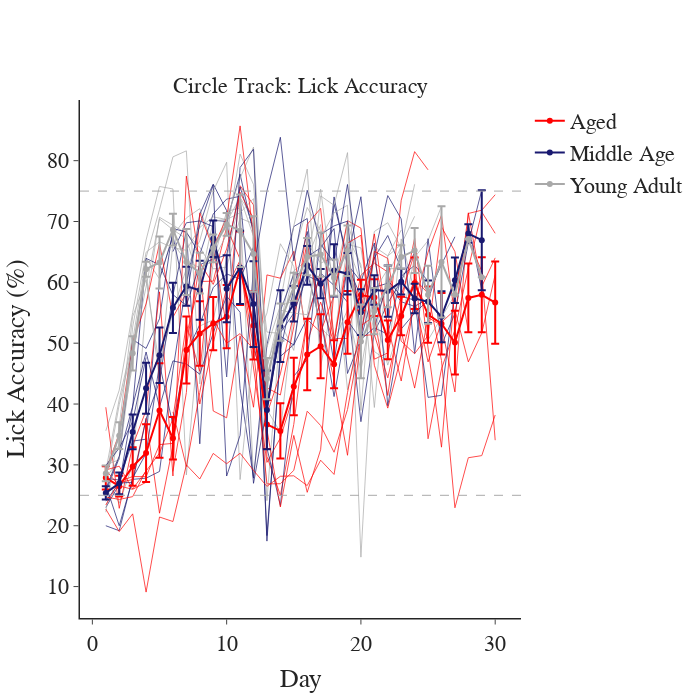

Notebook code cell kept with this figure:
### Code cell
lick_df = pd.DataFrame()
for mouse in np.unique(mouse_id):
    lick_data = ctb.get_lick_accuracy(combined, mouse)
    lick_df = pd.concat([lick_df, lick_data], ignore_index=True)
lick_df = set_groups(lick_df)
## Lick accuracy plot
fig = pf.plot_behavior_across_days(lick_df, x_var='day', y_var='percent_correct', groupby_var=['day', 'group'], plot_transitions=None,
                                   marker_color=group_colors, avg_color='darkgrey', plot_datapoints=True,
                                   x_title='Day', y_title='Lick Accuracy (%)', titles=['Circle Track: Lick Accuracy'], height=700, width=700)
fig.show()
# fig.write_image(pjoin(fig_path, 'lick_accuracy.png'))
lick_df.mixed_anova(dv='percent_correct', subject='mouse', within='day', between='group')

### Figure 1 — Plotly figure (JSON) as saved in the notebook; plotly's stock layout.template omitted (floating-point values rounded to 4 significant figures)
{"data": [{"line": {"color": "darkgrey", "width": 1}, "mode": "lines", "name": "mca24", "opacity": 0.7, "showlegend": false, "type": "scatter", "x": [1, 2, 3, 4, 5, 6, 7, 8, 9, 10, 11, 12, 13, 14, 15, 16, 17, 18, 19, 20, 21, 22, 23], "y": [28.68, 33.48, 46.63, 64.08, 71.94, 80.62, 81.62, 43.3, 63.39, 71.67, 72.22, 28.12, 46.25, 53.45, 48.81, 66.45, 63.16, 64.12, 42.34, 52.2, 68.36, 69.8, 65.64]}, {"line": {"color": "darkgrey", "width": 1}, "mode": "lines", "name": "mca25", "opacity": 0.7, "showlegend": false, "type": "scatter", "x": [1, 2, 3, 4, 5, 6, 7, 8, 9, 10, 11, 12, 13, 14, 15, 16, 17, 18, 19, 20], "y": [35.6, 42.29, 55.03, 66.95, 75.76, 75.35, 28.35, 52.82, 53.85, 63.77, 73.91, 70.65, 24.12, 52.68, 64.47, 72.31, 68.42, 60.49, 69.85, 62.38]}, {"line": {"color": "darkgrey", "width": 1}, "mode": "lines", "name": "mca26", "opacity": 0.7, "showlegend": false, "type": "scatter", "x": [1, 2, 3, 4, 5, 6, 7, 8, 9, 10, 11, 12, 13, 14, 15, 16, 17, 18, 19, 20, 21, 22, 23, 24], "y": [27.82, 23.7, 30, 56.34, 70.69, 69.4, 68.09, 65.75, 62.22, 62.5, 70.56, 69.64, 51.83, 51.6, 61.9, 63.64, 75.31, 58.18, 66.23, 65.67, 51.25, 61.25, 65.87, 76.12]}, {"line": {"color": "darkgrey", "width": 1}, "mode": "lines", "name": "mca27", "opacity": 0.7, "showlegend": false, "type": "scatter", "x": [1, 2, 3, 4, 5, 6, 7, 8, 9, 10, 11, 12, 13, 14, 15, 16, 17, 18, 19, 20, 21, 22, 23, 24, 25], "y": [28.96, 40.78, 50.37, 63.96, 60.55, 67.78, 70.59, 72.12, 65.94, 69.92, 73.95, 67.55, 39.11, 35.34, 55.28, 63.83, 69.5, 50.51, 66.14, 60, 48.64, 47.06, 67.14, 58.39, 56.57]}, {"line": {"color": "midnightblue", "width": 1}, "mode": "lines", "name": "mca28", "opacity": 0.7, "showlegend": false, "type": "scatter", "x": [1, 2, 3, 4, 5, 6, 7, 8, 9, 10, 11, 12, 13, 14, 15, 16, 17, 18, 19, 20, 21, 22, 23], "y": [25.61, 31.11, 50.61, 49.14, 54.02, 68.84, 68.28, 64.62, 71.24, 73.68, 74.15, 50, 39.27, 55.31, 61.33, 61.63, 53.26, 74.04, 62.75, 57.67, 64.04, 67.7, 62.21]}, {"line": {"color": "midnightblue", "width": 1}, "mode": "lines", "name": "mca29", "opacity": 0.7, "showlegend": false, "type": "scatter", "x": [1, 2, 3, 4, 5, 6, 7, 8, 9, 10, 11, 12, 13, 14, 15, 16, 17, 18, 19, 20, 21, 22, 23, 24, 25, 26], "y": [20, 19.18, 27.84, 31.88, 46.58, 36.54, 48.43, 53.06, 59.13, 61.38, 60.56, 65.81, 40.38, 51.15, 49.7, 64.2, 65.67, 68.83, 45.03, 50.69, 59.2, 59.85, 56.82, 56.04, 57.32, 53.89]}, {"line": {"color": "midnightblue", "width": 1}, "mode": "lines", "name": "mca30", "opacity": 0.7, "showlegend": false, "type": "scatter", "x": [1, 2, 3, 4, 5, 6, 7, 8, 9, 10, 11, 12, 13, 14, 15, 16, 17, 18, 19, 20, 21, 22, 23, 24, 25, 26, 27], "y": [23, 26.78, 39.49, 63.95, 62.88, 57.89, 68.46, 33.46, 70.21, 70, 77.78, 68.02, 18.38, 47.83, 49.76, 54.12, 61.54, 59.49, 56.73, 37.1, 51.72, 56.59, 60.23, 64.95, 57.98, 62.91, 67.48]}, {"line": {"color": "midnightblue", "width": 1}, "mode": "lines", "name": "mca31", "opacity": 0.7, "showlegend": false, "type": "scatter", "x": [1, 2, 3, 4, 5, 6, 7, 8, 9, 10, 11, 12, 13, 14, 15, 16, 17, 18, 19, 20, 21, 22, 23, 24, 25], "y": [27.78, 27.51, 33.91, 34.22, 60.56, 67.59, 57.14, 71.2, 76.15, 71.79, 42.56, 27.82, 49.64, 60.43, 69.17, 70.49, 49.43, 72.89, 64.05, 74.07, 52.54, 51.46, 61.02, 62.79, 60.2]}, {"line": {"color": "red", "width": 1}, "mode": "lines", "name": "mca32", "opacity": 0.7, "showlegend": false, "type": "scatter", "x": [1, 2, 3, 4, 5, 6, 7, 8, 9, 10, 11, 12, 13, 14, 15, 16, 17, 18, 19, 20, 21, 22, 23, 24, 25], "y": [39.47, 22.86, 33.17, 38.96, 58.44, 28.18, 77.46, 63.07, 38.86, 37.74, 51.22, 39.47, 61.22, 60.68, 65.09, 50.19, 56.76, 50, 64.36, 55.38, 67.96, 52.38, 73.49, 81.48, 78.49]}, {"line": {"color": "red", "width": 1}, "mode": "lines", "name": "mca33", "opacity": 0.7, "showlegend": false, "type": "scatter", "x": [1, 2, 3, 4, 5, 6, 7, 8, 9, 10, 11, 12, 13, 14, 15, 16, 17, 18, 19, 20, 21, 22, 23, 24, 25, 26, 27, 28, 29, 30], "y": [29.17, 26.53, 25.98, 27.14, null, 28.93, 41.87, 71.43, 65.52, 52.7, 75.89, 72.73, 31.4, 25, 36.67, 53.91, 51.81, 57.85, 70.15, 68.91, 47.37, 48.4, 57.82, 64.82, 34.29, 45.78, 52.17, 62.31, 71.56, 68.06]}, {"line": {"color": "red", "width": 1}, "mode": "lines", "name": "mca34", "opacity": 0.7, "showlegend": false, "type": "scatter", "x": [1, 2, 3, 4, 5, 6, 7, 8, 9, 10, 11, 12, 13, 14, 15, 16, 17, 18, 19, 20, 21, 22, 23, 24, 25, 26, 27, 28, 29, 30], "y": [29.05, 35.16, 50.29, 56.46, 66.4, 54.27, 58.28, 40, 50, 59.09, 63.64, 45.92, 30.41, 34.43, 41.52, 53.81, 61.63, 50.26, 63.12, 54.79, 64.14, 52.87, 43.78, 57.23, 46.92, 53.42, 55.48, 46.93, 51.68, 61.27]}, {"line": {"color": "red", "width": 1}, "mode": "lines", "name": "mca35", "opacity": 0.7, "showlegend": false, "type": "scatter", "x": [1, 2, 3, 4, 5, 6, 7, 8, 9, 10, 11, 12, 13, 14, 15, 16, 17, 18, 19, 20, 21, 22, 23, 24, 25, 26, 27, 28, 29, 30], "y": [25.27, 27.07, 27.61, 37.65, 22.06, 33.12, 51.26, 60.14, 60.19, 69.06, 63.79, 49.08, 42.67, 41.49, 52.7, 69.54, 72.15, 50.78, 50.79, 61.17, 63.16, 61.71, 52, 42.62, 54.21, 52.94, 41.98, 71.43, 59.32, 64.03]}, {"line": {"color": "darkgrey", "width": 1}, "mode": "lines", "name": "mca36", "opacity": 0.7, "showlegend": false, "type": "scatter", "x": [1, 2, 3, 4, 5, 6, 7, 8, 9, 10, 11, 12, 13, 14, 15, 16, 17, 18, 19, 20, 21, 22, 23], "y": [22.22, 36.36, 54.37, 60.42, 46.24, 55.28, 62.26, 66.86, 75, 79.74, 27.59, 49.28, 54.95, 66.35, 62.62, 51.72, 74.21, 72.66, 81.33, 38.94, 65.86, 64.36, 68.6]}, {"line": {"color": "darkgrey", "width": 1}, "mode": "lines", "name": "mca37", "opacity": 0.7, "showlegend": false, "type": "scatter", "x": [1, 2, 3, 4, 5, 6, 7, 8, 9, 10, 11, 12, 13, 14, 15, 16, 17, 18, 19, 20, 21, 22, 23, 24, 25, 26], "y": [27.78, 31.07, 48.17, 59.06, 70.42, 68.64, 67.16, 59.83, 70.08, 70.37, 77.12, 82.24, 45.78, 55.43, 54.94, 54.69, 67.25, 71.43, 72.67, 14.84, 54.77, 46.4, 53.39, 64.14, 66.85, 72.5]}, {"line": {"color": "darkgrey", "width": 1}, "mode": "lines", "name": "mca38", "opacity": 0.7, "showlegend": false, "type": "scatter", "x": [1, 2, 3, 4, 5, 6, 7, 8, 9, 10, 11, 12, 13, 14, 15, 16, 17, 18, 19, 20, 21, 22, 23, 24], "y": [30, 30.85, 52.63, 64.95, 66.67, 65.69, 65.26, 69.03, 70.75, 70.33, 71.43, 73.76, 41.92, 56.63, 69.28, 78.61, 46.09, 58.48, 67.53, 62.9, 39.44, 64.32, 66.24, 70.86]}, {"line": {"color": "darkgrey", "width": 1}, "mode": "lines", "name": "mca39", "opacity": 0.7, "showlegend": false, "type": "scatter", "x": [1, 2, 3, 4, 5, 6, 7, 8, 9, 10, 11, 12, 13, 14, 15, 16, 17, 18, 19, 20, 21, 22, 23, 24, 25, 26, 27, 28, 29], "y": [27.7, 39.9, 49.47, 61.54, 43.88, 66.47, 63.41, 62.42, 63.52, 67.9, 81.08, 76.07, 49.35, 56.19, 56.9, 62.56, 52.56, 50.3, 55.49, 45.45, 58.6, 62.2, 62.33, 56.63, 50.51, 54.21, 57.96, 67.14, 60.85]}, {"line": {"color": "midnightblue", "width": 1}, "mode": "lines", "name": "mca40", "opacity": 0.7, "showlegend": false, "type": "scatter", "x": [1, 2, 3, 4, 5, 6, 7, 8, 9, 10, 11, 12, 13, 14, 15, 16, 17, 18, 19, 20, 21, 22, 23, 24, 25, 26], "y": [26.12, 31.42, 39.67, 48.55, 39.53, 47.1, 46.58, 44.9, 51.67, 57.72, 55.08, 26.97, 39.33, 51.7, 54.96, 61.11, 60, 46.67, 62.93, 60.13, 66.47, 39.71, 52.34, 54.95, 57.06, 63.82]}, {"line": {"color": "midnightblue", "width": 1}, "mode": "lines", "name": "mca41", "opacity": 0.7, "showlegend": false, "type": "scatter", "x": [1, 2, 3, 4, 5, 6, 7, 8, 9, 10, 11, 12, 13, 14, 15, 16, 17, 18, 19, 20, 21, 22, 23, 24, 25, 26, 27, 28, 29], "y": [24.04, 27.01, 27.14, 37.55, 43.72, 57.98, 56.21, 62.9, 63.84, 64.47, 75.68, 68.78, 17.47, 48.85, 58.92, 68.36, 54.29, 41.23, 53.75, 50.6, 52.58, 60.34, 57.74, 57.06, 41.1, 41.44, 58.64, 69.54, 58.7]}, {"line": {"color": "midnightblue", "width": 1}, "mode": "lines", "name": "mca42", "opacity": 0.7, "showlegend": false, "type": "scatter", "x": [1, 2, 3, 4, 5, 6, 7, 8, 9, 10, 11, 12, 13, 14, 15, 16, 17, 18, 19, 20], "y": [26.72, 20, 27.62, 27.81, 28.92, 45.53, 60, 69.44, 76, 28.17, 34.86, 62.2, 75, 83.85, 63.52, 75.14, 66.26, 63.28, 76.09, 59.48]}, {"line": {"color": "midnightblue", "width": 1}, "mode": "lines", "name": "mca43", "opacity": 0.7, "showlegend": false, "type": "scatter", "x": [1, 2, 3, 4, 5, 6, 7, 8, 9, 10, 11, 12, 13, 14, 15, 16, 17, 18, 19, 20, 21, 22, 23, 24, 25, 26, 27, 28, 29], "y": [29.89, 32.76, 37.11, 47.65, null, 65.07, 69.79, 70.09, 69.16, 44.44, 78.87, 81.89, 32.8, 23.31, 44.56, 47.33, 67.88, 69.28, 70.06, 51.06, 64.52, 74.26, 70.42, 48.33, 67.18, 49.72, 54.86, 66.5, 75.16]}, {"line": {"color": "red", "width": 1}, "mode": "lines", "name": "mca44", "opacity": 0.7, "showlegend": false, "type": "scatter", "x": [1, 2, 3, 4, 5, 6, 7, 8, 9, 10, 11, 12, 13, 14, 15, 16, 17, 18, 19, 20, 21, 22, 23, 24, 25, 26, 27, 28, 29, 30], "y": [22.73, 19.05, 21.95, 9.091, 21.43, 20.69, 30, 27.68, 31.88, 30.19, 31.91, 29.09, 26.47, 28.12, 28.21, 26.6, 30.77, 28.43, 41.88, 52.87, 54.44, 41.4, 56.44, 67.27, 49.21, 32.91, 58.95, 67.03, 61.82, 34.06]}, {"line": {"color": "red", "width": 1}, "mode": "lines", "name": "mca45", "opacity": 0.7, "showlegend": false, "type": "scatter", "x": [1, 2, 3, 4, 5, 6, 7, 8, 9, 10, 11, 12, 13, 14, 15, 16, 17, 18, 19, 20, 21, 22, 23, 24, 25, 26, 27, 28, 29, 30], "y": [24.72, 24.32, 24.78, 29.09, null, 38.71, 29.73, 41.9, 53.95, 50, 51.58, 49, 26.88, 26.9, 29.1, 38.83, 36.47, 32.08, 39.09, 51.22, 51.43, 44.3, 54.13, 60.58, 58.18, 47.17, 22.94, 31.18, 31.52, 38.2]}, {"line": {"color": "red", "width": 1}, "mode": "lines", "name": "mca46", "opacity": 0.7, "showlegend": false, "type": "scatter", "x": [1, 2, 3, 4, 5, 6, 7, 8, 9, 10, 11, 12, 13, 14, 15, 16, 17, 18, 19, 20, 21, 22, 23, 24, 25, 26, 27, 28, 29, 30], "y": [29.17, 29.79, 26.03, 29.05, 31.94, 37.59, 53.23, 45.38, 65.75, 70.59, 85.71, 67.61, 35.8, 23.08, 34.84, 25.49, 32.5, 58.94, 66.44, 67.74, 46.37, 39.33, 47.76, 56.5, 64.97, 71.05, 54.11, 71.32, 71.86, 74.4]}, {"line": {"color": "red", "width": 1}, "mode": "lines", "name": "mca47", "opacity": 0.7, "showlegend": false, "type": "scatter", "x": [1, 2, 3, 4, 5, 6, 7, 8, 9, 10, 11, 12, 13, 14, 15, 16, 17, 18, 19, 20, 21, 22, 23, 24, 25, 26, 27, 28], "y": [23.4, 27.27, 28.08, 28.06, 33.33, 33.54, 49.31, 63.28, 59.66, 65.49, 74.8, 70.37, 38.35, 44.97, 54.92, 66.67, 53.9, 43.88, 31.58, 51.16, 65.09, 63.93, 50.32, 48.28, 51.27, 69.14, 65.06, 51.89]}, {"error_y": {"array": [1.901, 1.692, 3.146, 4.743, 7.76, 3.491, 5.514, 5.301, 4.373, 5.19, 6.057, 5.575, 4.03, 4.539, 4.715, 5.877, 5.256, 3.941, 5.151, 2.535, 3.035, 3.179, 3.161, 4.22, 4.635, 5.061, 5.244, 5.638, 6.146, 6.762], "type": "data"}, "line": {"color": "red"}, "mode": "lines+markers", "name": "Aged", "showlegend": true, "type": "scatter", "x": [1, 2, 3, 4, 5, 6, 7, 8, 9, 10, 11, 12, 13, 14, 15, 16, 17, 18, 19, 20, 21, 22, 23, 24, 25, 26, 27, 28, 29, 30], "y": [27.87, 26.51, 29.74, 31.94, 38.93, 34.38, 48.89, 51.61, 53.23, 54.36, 62.32, 52.91, 36.65, 35.58, 42.88, 48.13, 49.5, 46.53, 53.43, 57.91, 57.49, 50.54, 54.47, 59.85, 54.69, 53.2, 50.1, 57.44, 57.96, 56.67]}, {"error_y": {"array": [1.076, 1.793, 2.857, 4.201, 4.555, 4.132, 3.188, 4.843, 3.002, 5.51, 6.022, 7.051, 6.462, 5.889, 2.915, 3.171, 2.41, 4.305, 3.408, 3.759, 2.425, 4.21, 2.118, 2.425, 3.5, 4.192, 3.741, 1.521, 8.23], "type": "data"}, "line": {"color": "midnightblue"}, "mode": "lines+markers", "name": "Middle Age", "showlegend": true, "type": "scatter", "x": [1, 2, 3, 4, 5, 6, 7, 8, 9, 10, 11, 12, 13, 14, 15, 16, 17, 18, 19, 20, 21, 22, 23, 24, 25, 26, 27, 28, 29], "y": [25.39, 26.97, 35.42, 42.6, 48.03, 55.82, 59.36, 58.71, 67.18, 58.96, 62.44, 56.44, 39.03, 52.8, 56.49, 62.8, 59.79, 61.96, 61.42, 55.1, 58.72, 58.56, 60.11, 57.35, 56.81, 54.36, 60.33, 68.02, 66.93]}, {"error_y": {"array": [1.295, 2.215, 2.817, 1.229, 4.273, 2.611, 5.433, 3.344, 2.291, 1.869, 5.964, 6.214, 3.384, 3.047, 2.296, 3.07, 3.641, 2.968, 4.144, 6.049, 3.798, 3.414, 1.936, 3.688, 4.769, 9.145, null, null, null], "type": "data"}, "line": {"color": "darkgrey"}, "mode": "lines+markers", "name": "Young Adult", "showlegend": true, "type": "scatter", "x": [1, 2, 3, 4, 5, 6, 7, 8, 9, 10, 11, 12, 13, 14, 15, 16, 17, 18, 19, 20, 21, 22, 23, 24, 25, 26, 27, 28, 29], "y": [28.6, 34.81, 48.34, 62.16, 63.27, 68.66, 63.34, 61.52, 65.59, 69.52, 68.48, 64.66, 44.16, 53.46, 59.27, 64.23, 64.56, 60.77, 65.2, 50.3, 55.27, 59.34, 64.17, 65.23, 57.97, 63.36, 57.96, 67.14, 60.85]}], "layout": {"annotations": [{"font": {"size": 22}, "showarrow": false, "text": "Circle Track: Lick Accuracy", "x": 0.5, "xanchor": "center", "xref": "paper", "y": 1, "yanchor": "bottom", "yref": "paper"}], "font": {"family": "Arial", "size": 22}, "height": 700, "shapes": [{"line": {"color": "darkgrey", "dash": "dash", "width": 1}, "opacity": 1, "type": "line", "x0": 0, "x1": 1, "xref": "x domain", "y0": 75, "y1": 75, "yref": "y"}, {"line": {"color": "darkgrey", "dash": "dash", "width": 1}, "opacity": 1, "type": "line", "x0": 0, "x1": 1, "xref": "x domain", "y0": 25, "y1": 25, "yref": "y"}], "title": {"x": 0.5, "xanchor": "center", "y": 0.9, "yanchor": "top"}, "width": 700, "xaxis": {"anchor": "y", "domain": [0, 1], "linewidth": 1.5, "title": {"text": "Day"}}, "yaxis": {"anchor": "x", "domain": [0, 1], "linewidth": 1.5, "title": {"text": "Lick Accuracy (%)"}}}}
